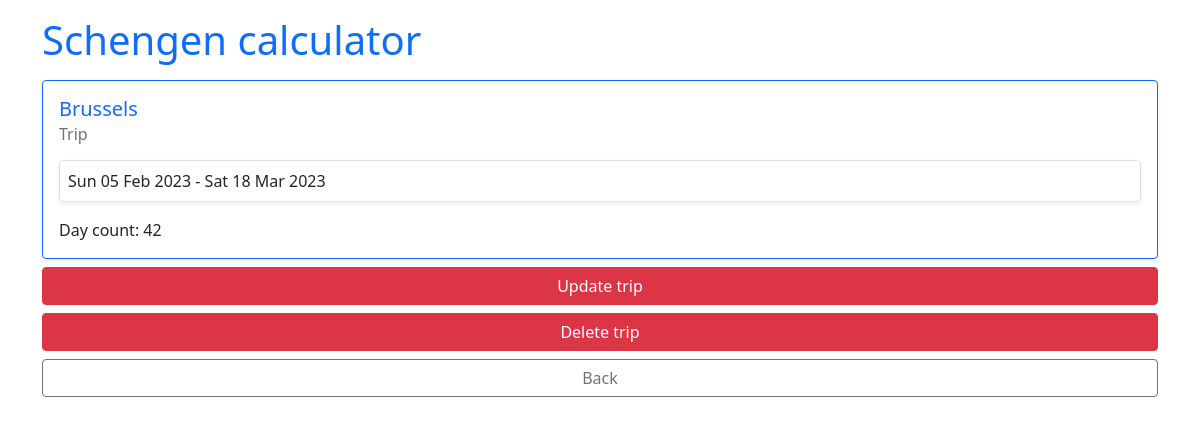
The page /trip/17 (signed in) on the database its author committed.
### main/models.py (models this page shows, shortened)
class Trip(models.Model):
    name = models.CharField(max_length=100, default=settings.DEFAULT_NAME, null=True)
    start_date = models.DateTimeField(auto_now=False, null=False)
    end_date = models.DateTimeField(auto_now=False, null=True)
    current = models.BooleanField(null=False, default=settings.DEFAULT_CURRENT)
    day_count = models.IntegerField(null=False, default=settings.DEFAULT_DAY_COUNT)

### main/views.py (the view)
# urls.py: path('trip/<int:trip_pk>', main_views.trip_view, name='trip-view'),
@login_required()
def trip_view(request, trip_pk):
    trip = get_trip(trip_pk)
    context = {
        'trip': trip
    }
    return render(request, 'main/trip.html', context=context)

### main/utils.py (called while the page is built)
def get_trip(trip_pk):
    trip = Trip.objects.get(pk=trip_pk)
    return trip

### main/templates/main/trip.html
{% extends 'main/base.html' %} {% block content %}
<div class="container pt-3">
  <div class="h1 text-primary mb-3">Schengen calculator</div>
  <div class="card mt-2 mb-2 shadow-sm border-primary">
    <div class="card-body">
      <h5 class="card-title text-primary">{{ trip.name }}</h5>
      <h6 class="card-subtitle mb-3 text-muted">Trip</h6>
      <div class="border rounded p-2 shadow-sm mb-3">
        <span> {{ trip.start_date|date:"D d M Y" }} </span>
        -
        <span>{{ trip.end_date|date:"D d M Y" }}</span>
      </div>
      <div>Day count: {{ trip.day_count }}</div>
    </div>
  </div>
  <div class="d-grid gap-2 mb-2">
    <a
      href="{% url 'end-trip-today' trip.pk %}"
      role="button"
      class="btn btn-danger"
      >Update trip</a
    >
    <a
      href="{% url 'delete-trip' trip.pk %}"
      role="button"
      class="btn btn-danger"
      >Delete trip</a
    >
    <a href="{% url 'home' %}" role="button" class="btn btn-outline-secondary"
      >Back</a
    >
  </div>
</div>
{% endblock content %}

### main/templates/main/base.html (shortened to what this page needs)
<!doctype html>
<html lang="en">
  <head>
    <link href="https://cdn.jsdelivr.net/npm/bootstrap@5.0.2/dist/css/bootstrap.min.css" rel="stylesheet">
  </head>
  <body>
    <main>
    {% block content %}{% endblock content %}
    </main>
  </body>
</html>

### rows shown on the page
Trip: name "Brussels", start_date "Sun 05 Feb 2023", end_date "Sat 18 Mar 2023", day_count "42"
